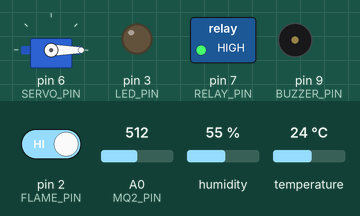
This sketch was run on a simulated Arduino Uno, built with avr-gcc and run on an emulated ATmega328P. On the bench: servo, switched loads named in the sketch (green lamp = pin HIGH), output pins drawn as LEDs (lit = HIGH), buzzer (waves = sounding, pin HIGH). The inputs (shaded band) are chosen by the test bench; at power-on: temperature 24 °C, A0 (MQ2_PIN) = 512, pin 2 (FLAME_PIN) HIGH, humidity 55 %. What the sketch prints to the serial monitor is not drawn.

Above: at 2.8 s.
2.9 s: temperature set to 34 °C
5.7 s: temperature set to 37 °C
At 6.8 s:
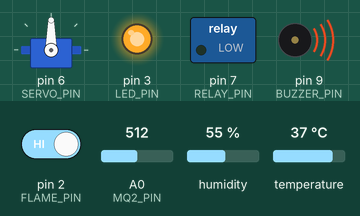
8.5 s: A0 (MQ2_PIN) set to 125
11.6 s: A0 (MQ2_PIN) set to 106
At 13.9 s:
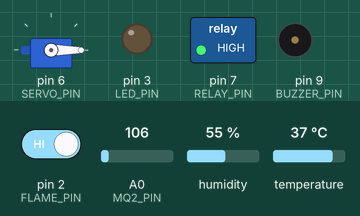
16.1 s: pin 2 (FLAME_PIN) driven LOW
At 17.5 s:
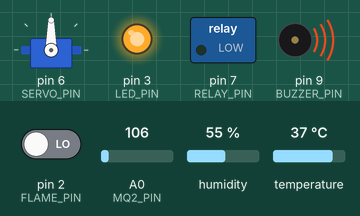
20.2 s: pin 2 (FLAME_PIN) driven HIGH
At 22.3 s:
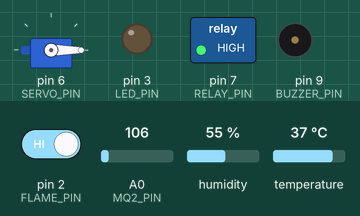
Timing chart, 0 to 23.8 s (numbered marks = the images above; inputs shaded):
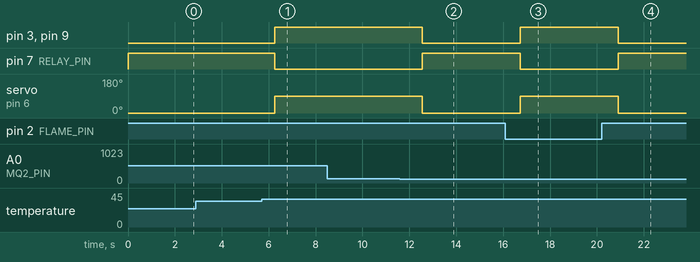

Measured:
- the behaviour switches between 35 and 36 °C on temperature (found by bisection; images 0 and 1)
- the behaviour switches between 116 and 115 on A0 (MQ2_PIN) (found by bisection; images 1 and 2)
- after the input at 2.9 s, every drawn part: stays the same
- after the input at 5.7 s, pin 3 (LED_PIN), pin 9 (BUZZER_PIN): LOW → HIGH after 0.56 s; pin 7 (RELAY_PIN): HIGH → LOW after 0.56 s; servo on pin 6 (SERVO_PIN): 0° → 90° after 0.56 s
- after the input at 8.5 s, every drawn part: stays the same
- after the input at 11.6 s, pin 3 (LED_PIN), pin 9 (BUZZER_PIN): HIGH → LOW after 0.96 s; pin 7 (RELAY_PIN): LOW → HIGH after 0.96 s; servo on pin 6 (SERVO_PIN): 90° → 0° after 0.96 s
- after the input at 16.1 s, pin 3 (LED_PIN), pin 9 (BUZZER_PIN): LOW → HIGH after 0.64 s; pin 7 (RELAY_PIN): HIGH → LOW after 0.64 s; servo on pin 6 (SERVO_PIN): 0° → 90° after 0.64 s
- after the input at 20.2 s, pin 3 (LED_PIN), pin 9 (BUZZER_PIN): HIGH → LOW after 0.72 s; pin 7 (RELAY_PIN): LOW → HIGH after 0.72 s; servo on pin 6 (SERVO_PIN): 90° → 0° after 0.72 s

The sketch:

main.ino
```cpp
#include <DHT.h>
#include <Servo.h>  // Servo library

// --- Pin definitions ---
#define MQ2_PIN A0      // MQ2 sensor analog pin
#define FLAME_PIN 2     // Flame sensor digital pin
#define LED_PIN 3       // LED pin
#define BUZZER_PIN 9    // Buzzer pin
#define DHTPIN 12       // DHT11 data pin
#define RELAY_PIN 7     // Relay module for fan
#define SERVO_PIN 6     // Servo pin

#define DHTTYPE DHT11   // Type of DHT sensor

DHT dht(DHTPIN, DHTTYPE);
Servo windowServo;

// --- Thresholds ---
int mq2Threshold = 115;         // Smoke level threshold
float tempThreshold = 35.0;     // Temperature threshold

void setup() {
  Serial.begin(9600);
  dht.begin();

  pinMode(FLAME_PIN, INPUT);
  pinMode(LED_PIN, OUTPUT);
  pinMode(BUZZER_PIN, OUTPUT);
  pinMode(RELAY_PIN, OUTPUT);

  // --- Initial state ---
  digitalWrite(RELAY_PIN, HIGH);  // Relay OFF (active LOW)
  digitalWrite(LED_PIN, LOW);
  digitalWrite(BUZZER_PIN, LOW);

  windowServo.attach(SERVO_PIN);
  windowServo.write(0); // Servo closed initially
}

void loop() {
  int hazardCount = 0;

  // --- MQ2 Sensor ---
  int mq2Value = analogRead(MQ2_PIN);
  bool mq2Hazard = mq2Value > mq2Threshold;
  if (mq2Hazard) hazardCount++;

  // --- Flame Sensor ---
  int flameValue = digitalRead(FLAME_PIN);
  bool flameHazard = (flameValue == LOW);  // LOW = flame detected
  if (flameHazard) hazardCount++;

  // --- DHT11 Sensor ---
  float temperature = dht.readTemperature(); // Celsius
  bool tempHazard = false;
  if (!isnan(temperature)) {
    tempHazard = (temperature > tempThreshold);
    if (tempHazard) hazardCount++;
  }

  // --- Print sensor values ---
  Serial.print("MQ2: "); Serial.print(mq2Value); Serial.print(mq2Hazard ? " (Hazard) | " : " (Safe) | ");
  Serial.print("Flame: "); Serial.print(flameHazard ? "Hazard | " : "Safe | ");
  Serial.print("Temp: ");
  if (!isnan(temperature)) {
    Serial.print(temperature); Serial.print("°C "); Serial.println(tempHazard ? "(Hazard)" : "(Safe)");
  } else Serial.println("Error Reading DHT11");

  // --- Overall hazard check ---
  if (hazardCount >= 2) {
    Serial.println("🚨 Multiple Hazards Detected! Activating LED, Buzzer, Fan, Servo");
    digitalWrite(LED_PIN, HIGH);
    digitalWrite(BUZZER_PIN, HIGH);
    digitalWrite(RELAY_PIN, LOW);  // Fan ON (active LOW)
    windowServo.write(90);          // Open servo window
  } else {
    Serial.println("✅ Safe");
    digitalWrite(LED_PIN, LOW);
    digitalWrite(BUZZER_PIN, LOW);
    digitalWrite(RELAY_PIN, HIGH); // Fan OFF
    windowServo.write(0);           // Close servo window
  }

  Serial.println("-----------------------------");
  delay(2000); // 2-second delay
}
```
